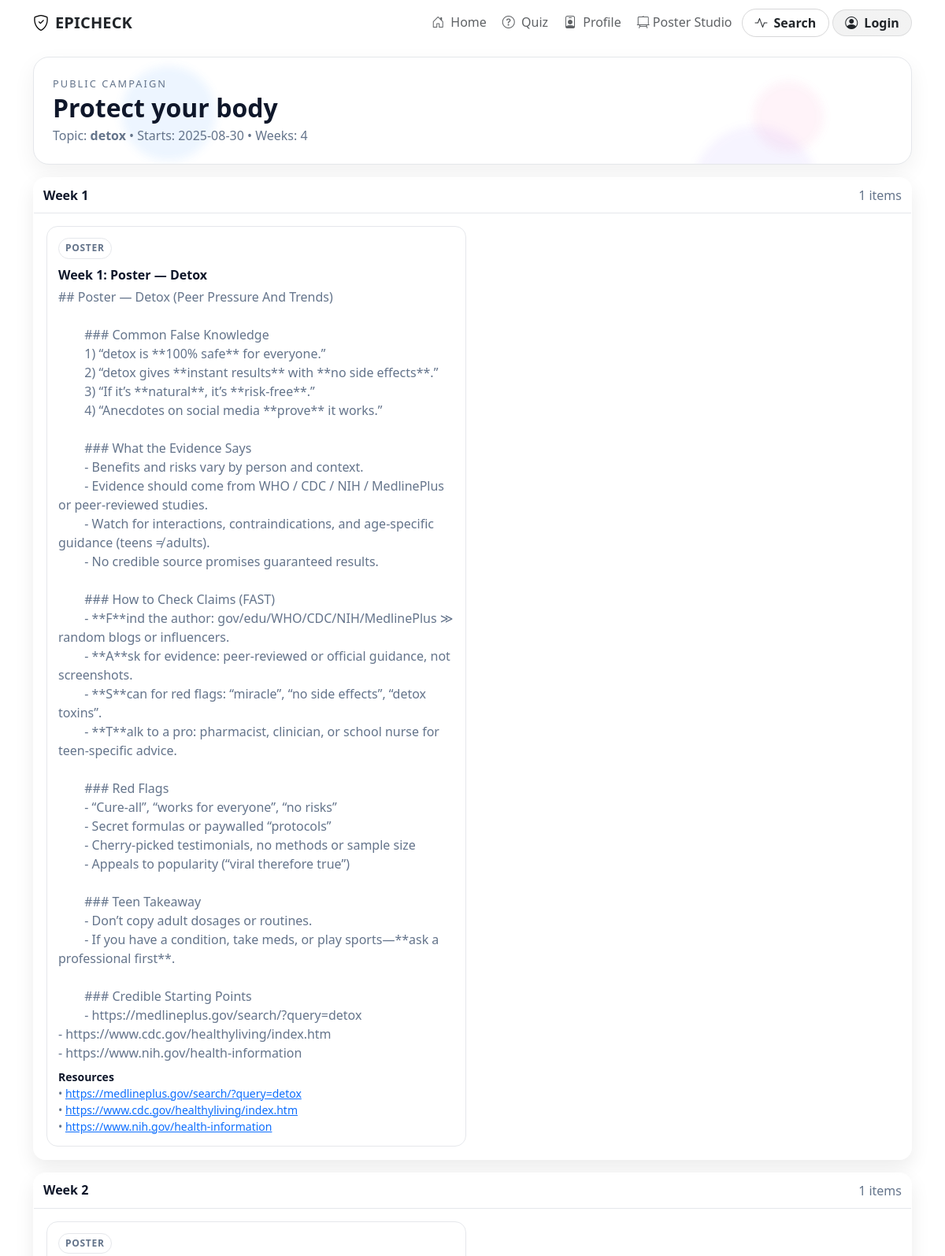
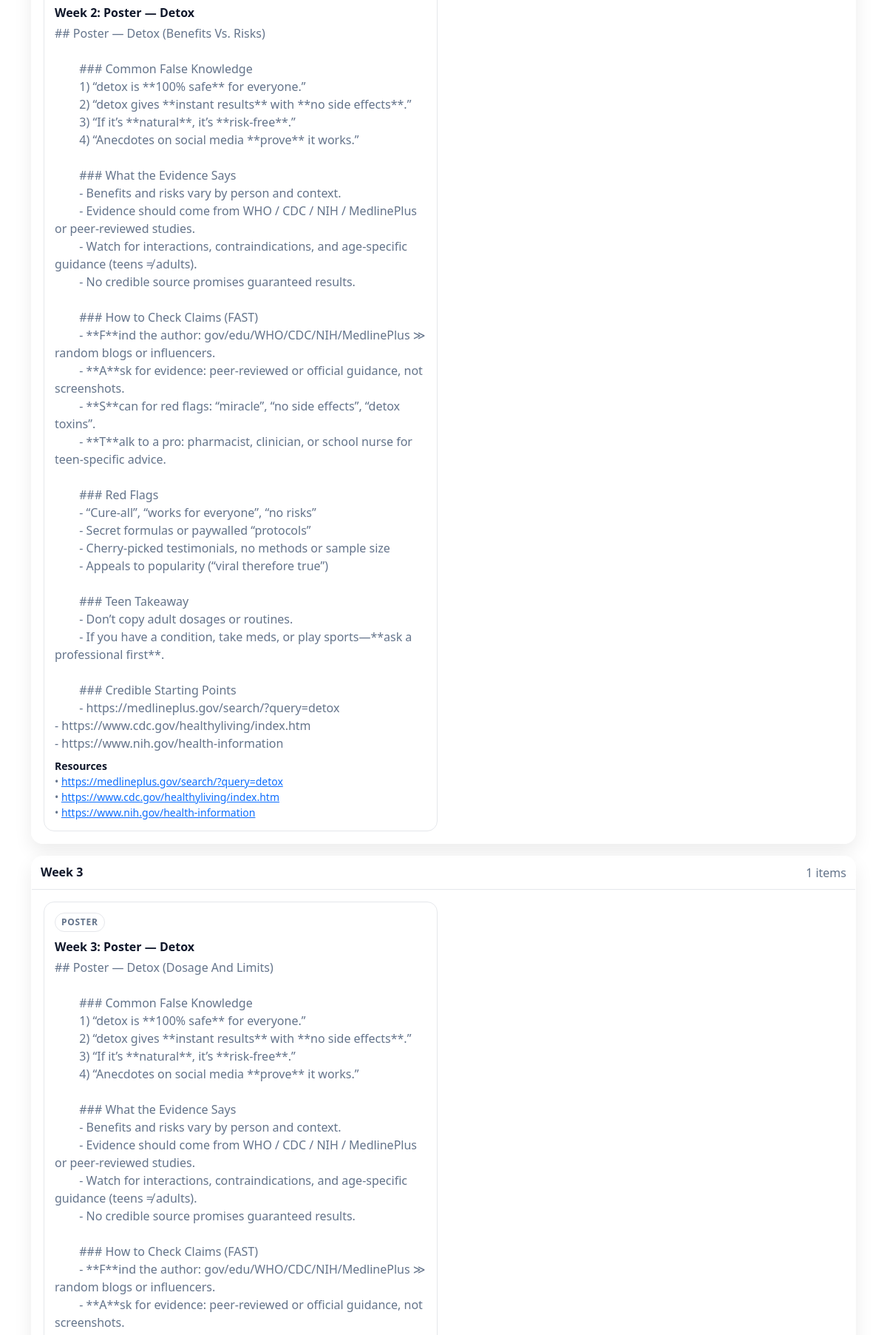
The page /c/qpknhk3x (upper part) on the database its author committed (2 pictures, top to bottom).
### tables this page shows
CREATE TABLE campaigns (
            id         INTEGER PRIMARY KEY AUTOINCREMENT,
            user_id    INTEGER NOT NULL,
            title      TEXT NOT NULL,
            topic      TEXT NOT NULL,
            audience   TEXT NOT NULL,          -- 'school_club' | 'public'
            visibility TEXT NOT NULL,          -- 'private' | 'public'
            starts_on  TEXT NOT NULL,          -- YYYY-MM-DD (UTC date string)
            weeks      INTEGER NOT NULL DEFAULT 4,
            created_at TEXT NOT NULL,
            slug       TEXT NOT NULL UNIQUE,   -- public-friendly id
            FOREIGN KEY (user_id) REFERENCES users(id) ON DELETE CASCADE
        );

CREATE TABLE campaign_items (
            id           INTEGER PRIMARY KEY AUTOINCREMENT,
            campaign_id  INTEGER NOT NULL,
            week_no      INTEGER NOT NULL,     -- 1..N
            content_type TEXT NOT NULL,        -- 'myth','quiz','prompt','poster','caption','newsletter'
            title        TEXT NOT NULL,
            body         TEXT NOT NULL,
            sources      TEXT,                 -- JSON array of URLs
            created_at   TEXT NOT NULL,
            FOREIGN KEY (campaign_id) REFERENCES campaigns(id) ON DELETE CASCADE
        );

### app.py (the view)
@app.route("/c/<slug>")
def campaigns_public(slug: str):
    db = get_db()
    camp = db.execute(
        "SELECT * FROM campaigns WHERE slug = ?",
        (slug,)
    ).fetchone()
    if not camp:
        flash("Campaign not found.", "warning")
        return redirect(url_for("index"))
    if camp["visibility"] != "public":
        flash("This campaign is private.", "warning")
        return redirect(url_for("index"))
    items = db.execute(
        "SELECT week_no, content_type, title, body, sources "
        "FROM campaign_items WHERE campaign_id = ? ORDER BY week_no, id",
        (camp["id"],)
    ).fetchall()
    by_week = {}
    for r in items:
        wk = int(r["week_no"])
        by_week.setdefault(wk, []).append({
            "content_type": r["content_type"],
            "title": r["title"],
            "body": r["body"],
            "sources": json.loads(r["sources"] or "[]"),
        })
    return render_template("campaigns/public.html", campaign=dict(camp), weeks=by_week)

### app.py (called while the page is built)
def get_db():
    if "db" not in g:
        g.db = sqlite3.connect(DB_PATH, detect_types=sqlite3.PARSE_DECLTYPES)
        g.db.row_factory = sqlite3.Row
    return g.db

@app.before_request
def load_current_user():
    uid = session.get("user_id")
    if uid:
        g.user = get_db().execute("SELECT * FROM users WHERE id = ?", (uid,)).fetchone()
    else:
        g.user = None

@app.context_processor
def inject_user():
    return {"current_user": g.user}

### templates/campaigns/public.html (shortened to what this page needs)
{% extends "nav.html" %}
{% block content %}
<section class="container my-3">
  <div class="page-hero">
    <div class="bg-particles"><span></span><span></span><span></span></div>
    <div class="head position-relative">
      <div class="eyebrow">Public Campaign</div>
      <h2 class="title mb-1">{{ campaign.title }}</h2>
      <p class="kicker mb-0">
        Topic: <strong>{{ campaign.topic }}</strong> • Starts: {{ campaign.starts_on }} • Weeks: {{ campaign.weeks }}
      </p>
    </div>
  </div>
</section>
<section class="container my-3">
  {% for w, items in weeks.items() %}
  <div class="glass p-0 mb-3">
    <div class="week-head">
      <h3 class="week-title">Week {{ w }}</h3>
      <span class="meta">{{ items|length }} items</span>
    </div>
    <div class="p-3">
      <div class="row g-3">
        {% for it in items %}
        <div class="col-12 col-md-6">
          <div class="item-card h-100">
            <div class="d-flex justify-content-between align-items-start">
              <span class="type-chip">{{ it.content_type }}</span>
            </div>
            <div class="fw-semibold mt-2" style="color:var(--ink)">{{ it.title }}</div>
            <div class="mt-1 meta" style="white-space:pre-wrap">{{ it.body }}</div>
            {% if it.sources and it.sources|length %}
              <div class="mt-2 small meta">
                <div class="fw-semibold" style="color:var(--ink)">Resources</div>
                {% for u in it.sources %}
                  <div>• <a href="{{ u }}" target="_blank" rel="noreferrer">{{ u }}</a></div>
                {% endfor %}
              </div>
            {% endif %}
          </div>
        </div>
        {% endfor %}
      </div>
    </div>
  </div>
  {% endfor %}
</section>
{% endblock %}

### templates/nav.html (style rules this page uses)
:root { --nav-glass-bg: color-mix(in srgb, var(--bs-body-bg) 65%, transparent); --nav-border: color-mix(in srgb, var(--bs-body-color) 12%, transparent); --link-muted: color-mix(in srgb, var(--bs-body-color) 72%, transparent); }

### templates/campaigns/public.html (style rules this page uses)
:root { --ink:#0f172a; --muted:#64748b; --line:#e5e7eb; --panel:#ffffff; --glass:rgba(255,255,255,.70); }
.page-hero { position:relative; border-radius:20px; padding:24px; background:var(--panel); border:1px solid var(--line); box-shadow:0 10px 28px rgba(0,0,0,.06); overflow:hidden; }
.page-hero .bg-particles { position:absolute; inset:0; pointer-events:none; }
.page-hero .bg-particles span { position:absolute; display:block; border-radius:50%; opacity:.7; filter:blur(6px); animation:float linear infinite; }
.page-hero .bg-particles span:nth-child(1) { width:120px;height:120px;background:rgba(96,165,250,.16); top:8%; left:10%; animation-duration:18s; }
.page-hero .bg-particles span:nth-child(2) { width:160px;height:160px;background:rgba(167,139,250,.14); top:64%; left:75%; animation-duration:24s; animation-delay:-6s; }
.page-hero .bg-particles span:nth-child(3) { width:90px;height:90px;background:rgba(244,114,182,.12); top:22%; left:82%; animation-duration:20s; animation-delay:-3s; }
.head .eyebrow { font-size:.8rem; letter-spacing:.16em; text-transform:uppercase; color:var(--muted); }
.head .title { margin:.2rem 0 .2rem; font-weight:800; line-height:1.15; color:var(--ink); }
.head .kicker { color:var(--muted); }
.glass { background:var(--glass); -webkit-backdrop-filter:blur(12px); backdrop-filter:blur(12px); border-radius:16px; border:1px solid rgba(255,255,255,.35); box-shadow:0 10px 24px rgba(0,0,0,.08); }
.week-head { display:flex; align-items:center; justify-content:space-between; gap:12px; padding:10px 12px; border-bottom:1px solid var(--line); }
.week-title { margin:0; font-weight:800; font-size:1rem; color:var(--ink); }
.meta { color:var(--muted); }
.item-card { background:#fff; border:1px solid var(--line); border-radius:14px; padding:14px; transition:transform .18s ease, box-shadow .18s ease, border-color .18s ease; }
.type-chip { display:inline-block; font-size:.75rem; font-weight:700; text-transform:uppercase; letter-spacing:.06em; border:1px solid var(--line); border-radius:999px; padding:.2rem .5rem; color:var(--muted); background:#fff; }

### rows shown on the page
campaigns: title "Protect your body", topic "detox", starts_on "2025-08-30", weeks "4"
campaign_items: content_type "POSTER", title "Week 1: Poster — Detox", body "## Poster — Detox (Peer Pressure And Trends) ### Common False Knowledge 1) “detox is **100% safe** for everyone.” 2) “detox gives **instant results** with **no side effects**.” 3) “If it’s **natural**, it’s **risk-free**.” 4) “Anecdotes on social media **prove** it works.” ### What the Evidence Says - Benefits and risks vary by person and context. - Evidence should come from WHO / CDC / NIH / MedlinePlus or peer-reviewed studies. - Watch for interactions, contraindications, and age-specific guidance (teens ≠ adults). - No credible source promises guaranteed results. ### How to Check Claims (FAST) - **F**ind the author: gov/edu/WHO/CDC/NIH/MedlinePlus ≫ random blogs or influencers. - **A**sk…", sources "https://medlineplus.gov/search/?query=detox" "https://www.cdc.gov/healthyliving/index.htm" "https://www.nih.gov/health-information"
campaign_items: content_type "POSTER", title "Week 2: Poster — Detox", body "## Poster — Detox (Benefits Vs. Risks) ### Common False Knowledge 1) “detox is **100% safe** for everyone.” 2) “detox gives **instant results** with **no side effects**.” 3) “If it’s **natural**, it’s **risk-free**.” 4) “Anecdotes on social media **prove** it works.” ### What the Evidence Says - Benefits and risks vary by person and context. - Evidence should come from WHO / CDC / NIH / MedlinePlus or peer-reviewed studies. - Watch for interactions, contraindications, and age-specific guidance (teens ≠ adults). - No credible source promises guaranteed results. ### How to Check Claims (FAST) - **F**ind the author: gov/edu/WHO/CDC/NIH/MedlinePlus ≫ random blogs or influencers. - **A**sk for…", sources "https://medlineplus.gov/search/?query=detox" "https://www.cdc.gov/healthyliving/index.htm" "https://www.nih.gov/health-information"
campaign_items: content_type "POSTER", title "Week 3: Poster — Detox"

### other values the page prints
{{ w }} "1" "2" "3"
{{ items|length }} "1" "1" "1"
